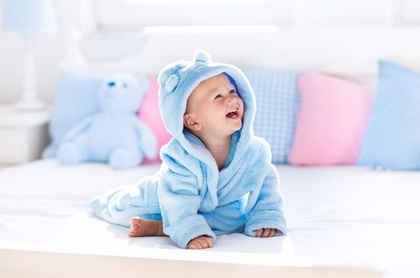
%> input picture OsmanHomework2/osman.jpg, 420 x 278 px, shrunk from 620 x 410 before the run
$ octave osman.m   (GNU Octave 9; MATLAB toolbox functions it lacks are replaced by stand-ins)
%> lines starting %> are read from the running program, lines starting %| are printed output that depends on the picture
clear; clc;

I = imread("osman.jpg");
%> I is the input picture: size 278x420x3 uint8; mean R, G, B 221.9, 224.3, 235.4

I1=I;
I2=I;
I3=I;
I4=I;
I5=I;
I6=I;
I7=I;

%C Color
[M, N, C] = size(I); %fotografin boyut degerlerini aldýk.
%> M = 278; N = 420; C = 3

for i=1:M
    for j=1:N
        for c=1:C
          I1(M-i+1,j,c) = I(i,j,c); % x ekseni gore simetri
          I2(i,N-j+1,c) = I(i,j,c); % y eksenine gore simetri
        end
    end

end
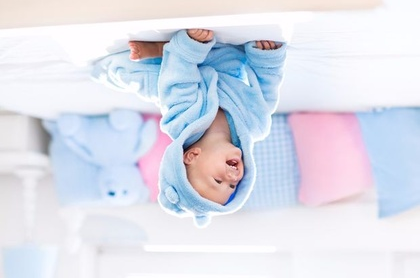
%> I1: size 278x420x3 uint8; mean R, G, B 221.9, 224.3, 235.4; mean of the top-left, top-right, bottom-left and bottom-right quarters 226.1, 225, 228, 229.7
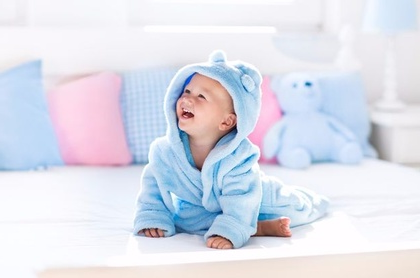
%> I2: size 278x420x3 uint8; mean R, G, B 221.9, 224.3, 235.4; mean of the top-left, top-right, bottom-left and bottom-right quarters 229.7, 228, 225, 226.1

subplot(2,4,1);
imshow(I); % original picture

subplot(2,4,2);
imshow(I1);
imwrite(I1,"osman1.jpg");

subplot(2,4,3);
imshow(I2);
imwrite(I2,"osman2.jpg");


for i=1:M
    for j=1:N
        for c=1:C
          I3(M-i+1,j,c) = I2(i,j,c);
        end
    end

end
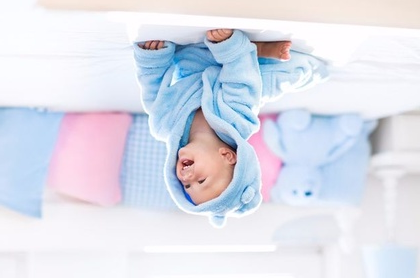
%> I3: size 278x420x3 uint8; mean R, G, B 221.9, 224.3, 235.4; mean of the top-left, top-right, bottom-left and bottom-right quarters 225, 226.1, 229.7, 228

subplot(2,4,4);
imshow(I3);
imwrite(I3,"osman3.jpg");


inputRed = I(:,:,1); %// Extract each colour plane
inputGreen = I(:,:,2);
inputBlue = I(:,:,3);

outputRed = (inputRed * .393) + (inputGreen *.769) + (inputBlue * .189);
outputGreen = (inputRed * .349) + (inputGreen *.686) + (inputBlue * .168);
outputBlue = (inputRed * .272) + (inputGreen *.534) + (inputBlue * .131);

for i=1:M
    for j=1:N
        for c=1:C
            I4(i,j,c) = 255 - I(i,j,c);
            x = I(i,j,3)*1.9;
            if x > 255
                x=255;
            end
                I5(i,j,3) = x;
        end
    end

end
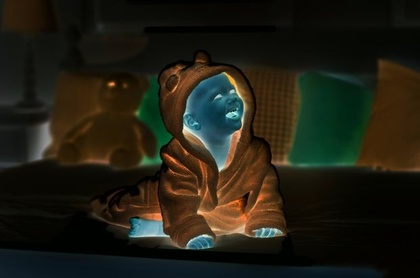
%> I4: size 278x420x3 uint8; mean R, G, B 33.1, 30.7, 19.6
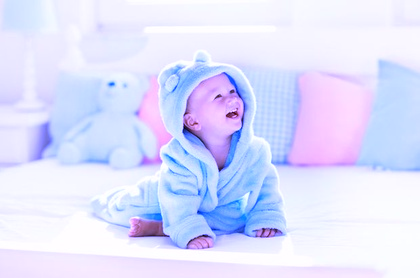
%> I5: size 278x420x3 uint8; mean R, G, B 221.9, 224.3, 253.7

subplot(2,4,5);
imshow(I4); % negative
imwrite(I4,"osman4.jpg");

subplot(2,4,6);
imshow(I5); % B Kanalýný %50 arttýrma
imwrite(I5,"osman5.jpg");


I6 = uint8(cat(3, outputRed, outputGreen, outputBlue)); %sephia
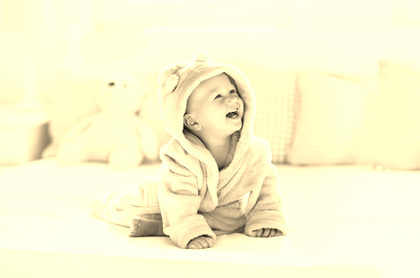
%> I6: size 278x420x3 uint8; mean R, G, B 250.4, 247.1, 210.9

subplot(2,4,7);
imshow(I6);
imwrite(I6,"osman6.jpg");


I7= (I(:,:,1)*0.3+I(:,:,2)*0.58+I(:,:,3)*0.11)/3;
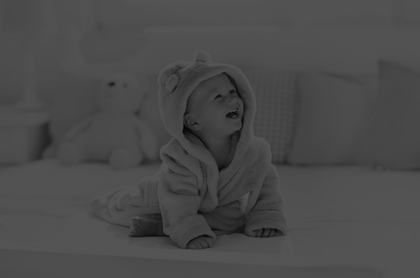
%> I7: size 278x420 uint8; min 1, max 84, mean 74.2

subplot(2,4,8);
imshow(I7); % gri level
imwrite(I7,"osman7.jpg");
